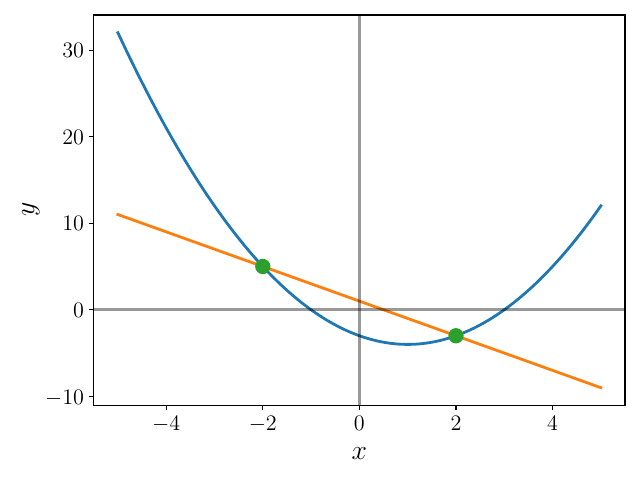

Write Python code to recreate this figure.
#!/usr/bin/env python3

import numpy as np
import matplotlib.pyplot as plt
plt.style.use('../../../utils/clases.mplstyle')
from math import sqrt

def f1(x):
    return x**2 - 2*x -3

def f2(x):
    return 1-2*x

x = np.linspace(-5, 5, 100)
plt.plot(x, f1(x))
plt.plot(x, f2(x))
plt.plot([-2, 2],[5, -3], 'o')
plt.axhline(y=0, c='k', alpha=0.4)
plt.axvline(x=0, c='k', alpha=0.4)
plt.xlabel(r'$x$')
plt.ylabel(r'$y$')
plt.tight_layout()
plt.savefig('mixtos.pdf')
